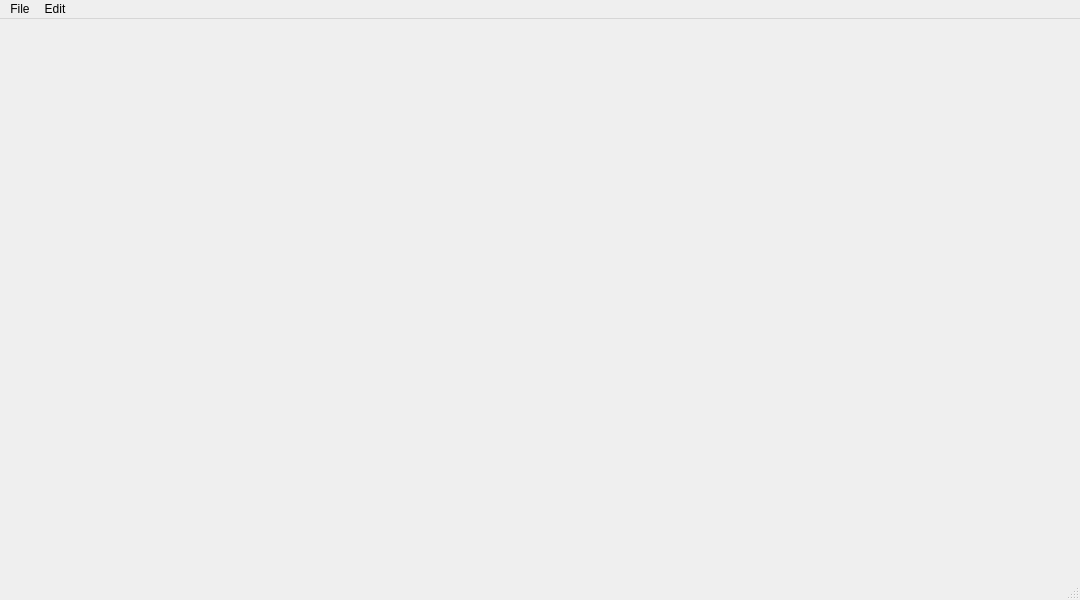
<?xml version="1.0" encoding="UTF-8"?>
<ui version="4.0">
 <class>MainWindow</class>
 <widget class="QMainWindow" name="MainWindow">
  <property name="geometry">
   <rect>
    <x>0</x>
    <y>0</y>
    <width>1080</width>
    <height>600</height>
   </rect>
  </property>
  <property name="windowTitle">
   <string>MainWindow</string>
  </property>
  <widget class="QWidget" name="centralwidget"/>
  <widget class="QStatusBar" name="statusbar"/>
  <widget class="QMenuBar" name="menubar">
   <property name="geometry">
    <rect>
     <x>0</x>
     <y>0</y>
     <width>1080</width>
     <height>19</height>
    </rect>
   </property>
   <widget class="QMenu" name="menuFile">
    <property name="title">
     <string>File</string>
    </property>
    <addaction name="actionOpenImage"/>
    <addaction name="actionOpenBBDirectory"/>
   </widget>
   <widget class="QMenu" name="menuEdit">
    <property name="title">
     <string>Edit</string>
    </property>
    <addaction name="actionPerformCalibration"/>
   </widget>
   <addaction name="menuFile"/>
   <addaction name="menuEdit"/>
  </widget>
  <action name="actionOpenImage">
   <property name="text">
    <string>Open Image</string>
   </property>
  </action>
  <action name="actionOpenBBDirectory">
   <property name="text">
    <string>Open Directory</string>
   </property>
  </action>
  <action name="actionPerformCalibration">
   <property name="text">
    <string>Perform Calibration</string>
   </property>
  </action>
 </widget>
 <resources/>
 <connections/>
</ui>
